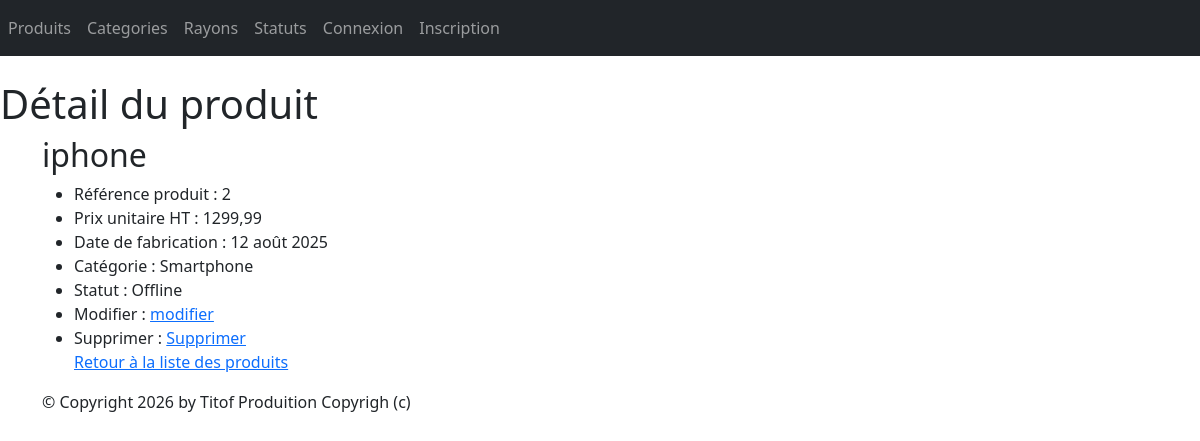
/monApp/produit/2/, run on the app's committed database.
### monApp/models.py (models this page shows, shortened)
class Produit(models.Model):
    refProd = models.AutoField(primary_key=True)
    intituleProd = models.CharField(max_length=200)
    prixUnitaireProd = models.DecimalField(max_digits=10, decimal_places=2)
    dateFabProd = models.DateField(default=date.today)
    categorie = models.ForeignKey(Categorie, on_delete=models.CASCADE, related_name="produit_categorie", null=True, blank=True)
    statut = models.ForeignKey(Statut, on_delete=models.CASCADE, related_name="produit_statut",null=True, blank=True)

class Categorie(models.Model):
    idCat = models.AutoField(primary_key=True)
    nomCat = models.CharField(max_length=100)
    def __str__(self):
        return self.nomCat

class Statut(models.Model):
    idStatut = models.AutoField(primary_key=True)
    libelleStatut = models.CharField(max_length=100)
    def __str__(self):
        return self.libelleStatut

### monApp/views.py (the view)
# urls.py: path("produit/<int:pk>/",views.ProduitDetailView.as_view(), name='detailProduit'),
class ProduitDetailView(DetailView):
    model = Produit
    template_name = "monApp/detail_produit.html"
    context_object_name = "prdt"
    def get_context_data(self, **kwargs):
        context = super(ProduitDetailView, self).get_context_data(**kwargs)
        context['titremenu'] = "Détail du produit"
        return context

### monApp/templates/monApp/detail_produit.html
{% extends 'monApp/base.html' %}
{% block menu %}
<h1>{{titremenu}}</h1>
{% endblock %}
{% block contenu %}
<h2>{{ prdt.intituleProd }}</h2>
<ul>
    <li>Référence produit : {{prdt.refProd }} </li>
    <li>Prix unitaire HT : {{ prdt.prixUnitaireProd }} </li>
    <li>Date de fabrication : {{ prdt.dateFabProd }} </li>
    <li>Catégorie : {{ prdt.categorie }} </li>
    <li>Statut : {{ prdt.statut}}</li>
    <li>Modifier : <a href="{% url 'modificationProduit' prdt.refProd %}">modifier</a></li>
    <li>Supprimer : <a href="{% url 'suppressionProduit' prdt.refProd %}">Supprimer</a></li>
    <a href="{% url 'listProduits' %}">Retour à la liste des produits</a>
</ul>
{% endblock %}

### static/css/styles.css (style rules this page uses)
h1 { color: red ; }

### data on the page
Produit: intituleProd "iphone", refProd "2", prixUnitaireProd "1299,99", dateFabProd "12 août 2025", categorie "Smartphone", statut "Offline"

### other printed values
{{ titremenu }} "Détail du produit"
